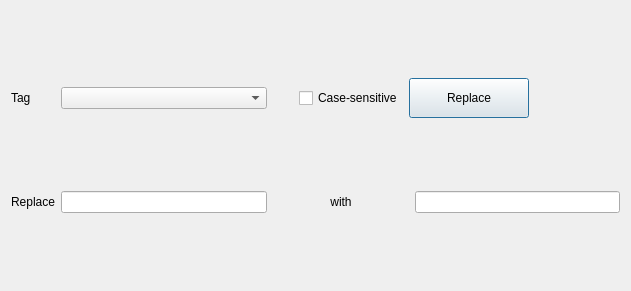
<?xml version="1.0" encoding="UTF-8"?>
<ui version="4.0">
 <class>ReplaceDialog</class>
 <widget class="QDialog" name="ReplaceDialog">
  <property name="geometry">
   <rect>
    <x>0</x>
    <y>0</y>
    <width>631</width>
    <height>291</height>
   </rect>
  </property>
  <property name="windowTitle">
   <string>Replace in Tags</string>
  </property>
  <layout class="QGridLayout" name="gridLayout">
   <item row="0" column="0">
    <widget class="QLabel" name="label_3">
     <property name="text">
      <string>Tag</string>
     </property>
    </widget>
   </item>
   <item row="0" column="1">
    <widget class="QComboBox" name="TagComboBox">
     <property name="sizePolicy">
      <sizepolicy hsizetype="Preferred" vsizetype="Fixed">
       <horstretch>0</horstretch>
       <verstretch>0</verstretch>
      </sizepolicy>
     </property>
    </widget>
   </item>
   <item row="0" column="2">
    <spacer name="horizontalSpacer">
     <property name="orientation">
      <enum>Qt::Horizontal</enum>
     </property>
     <property name="sizeType">
      <enum>QSizePolicy::Fixed</enum>
     </property>
     <property name="sizeHint" stdset="0">
      <size>
       <width>20</width>
       <height>20</height>
      </size>
     </property>
    </spacer>
   </item>
   <item row="0" column="3">
    <widget class="QCheckBox" name="CaseSensitive">
     <property name="text">
      <string>Case-sensitive</string>
     </property>
    </widget>
   </item>
   <item row="0" column="4" colspan="2">
    <widget class="QPushButton" name="ReplaceButton">
     <property name="sizePolicy">
      <sizepolicy hsizetype="Fixed" vsizetype="Fixed">
       <horstretch>0</horstretch>
       <verstretch>0</verstretch>
      </sizepolicy>
     </property>
     <property name="minimumSize">
      <size>
       <width>120</width>
       <height>40</height>
      </size>
     </property>
     <property name="text">
      <string>Replace</string>
     </property>
    </widget>
   </item>
   <item row="1" column="0">
    <widget class="QLabel" name="label">
     <property name="text">
      <string>Replace</string>
     </property>
    </widget>
   </item>
   <item row="1" column="1">
    <widget class="QLineEdit" name="Before">
     <property name="sizePolicy">
      <sizepolicy hsizetype="Expanding" vsizetype="Fixed">
       <horstretch>0</horstretch>
       <verstretch>0</verstretch>
      </sizepolicy>
     </property>
    </widget>
   </item>
   <item row="1" column="2" colspan="3">
    <widget class="QLabel" name="label_2">
     <property name="text">
      <string>with</string>
     </property>
     <property name="alignment">
      <set>Qt::AlignCenter</set>
     </property>
    </widget>
   </item>
   <item row="1" column="5">
    <widget class="QLineEdit" name="After">
     <property name="sizePolicy">
      <sizepolicy hsizetype="Expanding" vsizetype="Preferred">
       <horstretch>0</horstretch>
       <verstretch>0</verstretch>
      </sizepolicy>
     </property>
    </widget>
   </item>
  </layout>
 </widget>
 <resources/>
 <connections/>
</ui>
